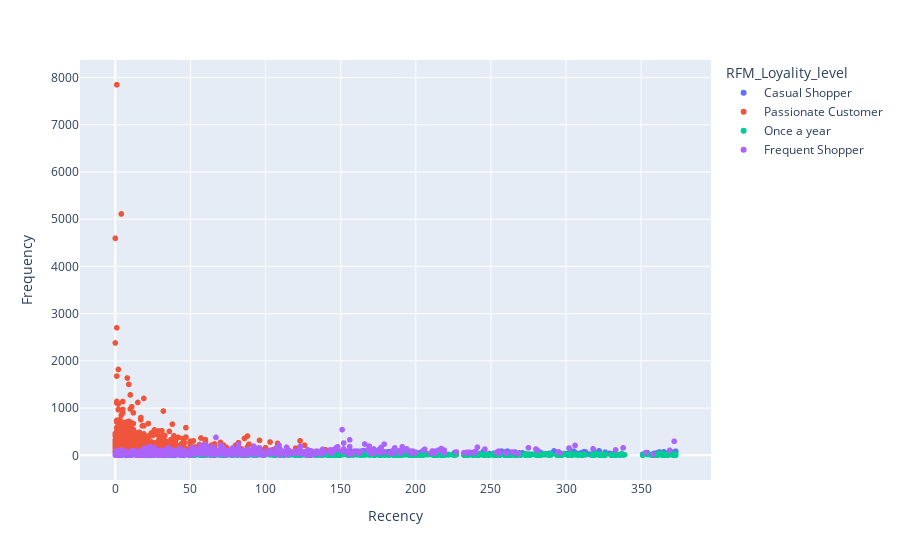
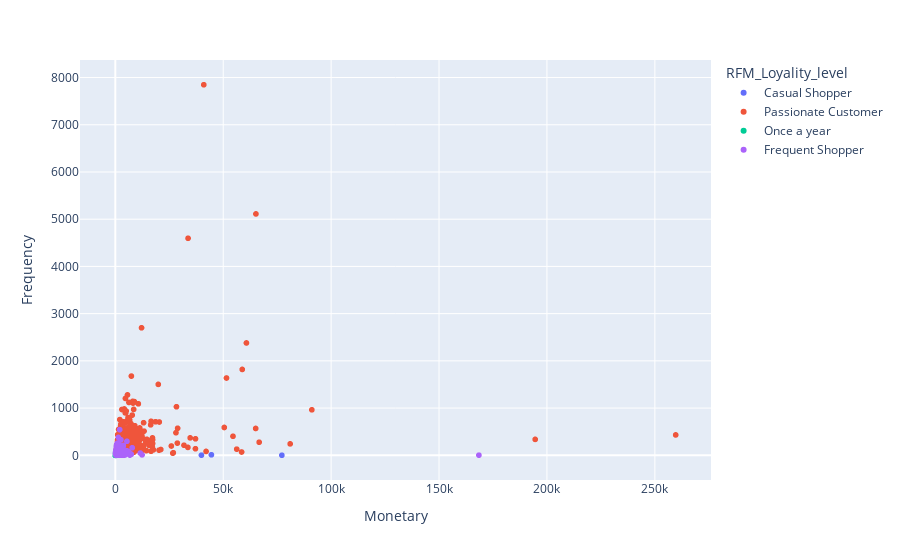
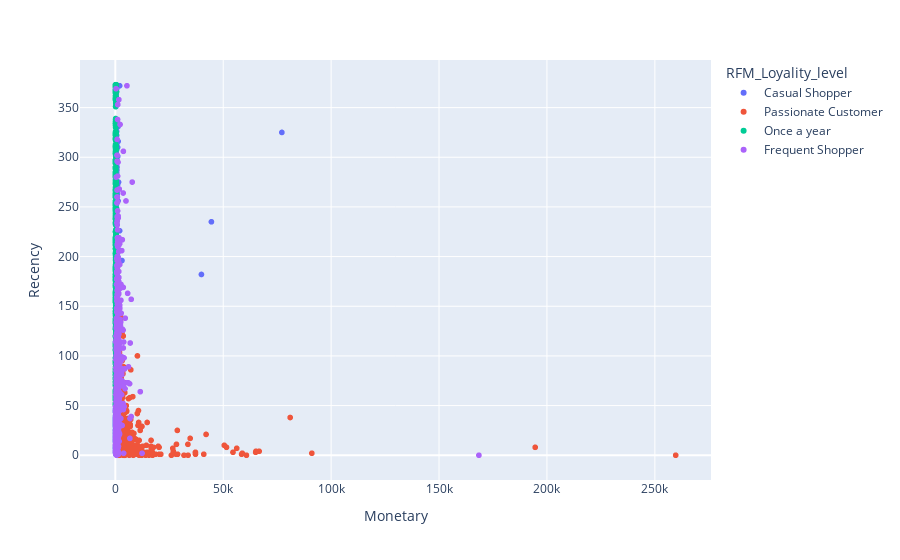

These figures' notebook cell, in order:
### Code cell
# Recency V/s Frequency
fig = px.scatter(RFM_data,x = "Recency", y = "Frequency",color = "RFM_Loyality_level")
fig.show()

# Frequency V/s Monetary
fig = px.scatter(RFM_data,x = "Monetary", y = "Frequency",color = "RFM_Loyality_level")
fig.show()

# Monetary V/s Recency
fig = px.scatter(RFM_data,x = "Monetary", y = "Recency",color = "RFM_Loyality_level")
fig.show()

### Figure 1 — Plotly figure (JSON) as saved in the notebook; plotly's stock layout.template omitted (floating-point values rounded to 4 significant figures; data arrays with more than 128 entries replaced by an {"elided": "..."} marker saying what was removed)
{"data": [{"hovertemplate": "RFM_Loyality_level=Casual Shopper<br>Recency=%{x}<br>Frequency=%{y}<extra></extra>", "legendgroup": "Casual Shopper", "marker": {"color": "#636efa", "symbol": "circle"}, "mode": "markers", "name": "Casual Shopper", "showlegend": true, "type": "scattergl", "x": {"elided": "895 int values"}, "xaxis": "x", "y": {"elided": "895 int values"}, "yaxis": "y"}, {"hovertemplate": "RFM_Loyality_level=Passionate Customer<br>Recency=%{x}<br>Frequency=%{y}<extra></extra>", "legendgroup": "Passionate Customer", "marker": {"color": "#EF553B", "symbol": "circle"}, "mode": "markers", "name": "Passionate Customer", "showlegend": true, "type": "scattergl", "x": {"elided": "1140 int values"}, "xaxis": "x", "y": {"elided": "1140 int values"}, "yaxis": "y"}, {"hovertemplate": "RFM_Loyality_level=Once a year<br>Recency=%{x}<br>Frequency=%{y}<extra></extra>", "legendgroup": "Once a year", "marker": {"color": "#00cc96", "symbol": "circle"}, "mode": "markers", "name": "Once a year", "showlegend": true, "type": "scattergl", "x": {"elided": "705 int values"}, "xaxis": "x", "y": {"elided": "705 int values"}, "yaxis": "y"}, {"hovertemplate": "RFM_Loyality_level=Frequent Shopper<br>Recency=%{x}<br>Frequency=%{y}<extra></extra>", "legendgroup": "Frequent Shopper", "marker": {"color": "#ab63fa", "symbol": "circle"}, "mode": "markers", "name": "Frequent Shopper", "showlegend": true, "type": "scattergl", "x": {"elided": "1181 int values"}, "xaxis": "x", "y": {"elided": "1181 int values"}, "yaxis": "y"}], "layout": {"legend": {"title": {"text": "RFM_Loyality_level"}, "tracegroupgap": 0}, "margin": {"t": 60}, "xaxis": {"anchor": "y", "domain": [0, 1], "title": {"text": "Recency"}}, "yaxis": {"anchor": "x", "domain": [0, 1], "title": {"text": "Frequency"}}}}

### Figure 2 — Plotly figure (JSON) as saved in the notebook; plotly's stock layout.template omitted (floating-point values rounded to 4 significant figures; data arrays with more than 128 entries replaced by an {"elided": "..."} marker saying what was removed)
{"data": [{"hovertemplate": "RFM_Loyality_level=Casual Shopper<br>Monetary=%{x}<br>Frequency=%{y}<extra></extra>", "legendgroup": "Casual Shopper", "marker": {"color": "#636efa", "symbol": "circle"}, "mode": "markers", "name": "Casual Shopper", "showlegend": true, "type": "scattergl", "x": {"elided": "895 float values"}, "xaxis": "x", "y": {"elided": "895 int values"}, "yaxis": "y"}, {"hovertemplate": "RFM_Loyality_level=Passionate Customer<br>Monetary=%{x}<br>Frequency=%{y}<extra></extra>", "legendgroup": "Passionate Customer", "marker": {"color": "#EF553B", "symbol": "circle"}, "mode": "markers", "name": "Passionate Customer", "showlegend": true, "type": "scattergl", "x": {"elided": "1140 float values"}, "xaxis": "x", "y": {"elided": "1140 int values"}, "yaxis": "y"}, {"hovertemplate": "RFM_Loyality_level=Once a year<br>Monetary=%{x}<br>Frequency=%{y}<extra></extra>", "legendgroup": "Once a year", "marker": {"color": "#00cc96", "symbol": "circle"}, "mode": "markers", "name": "Once a year", "showlegend": true, "type": "scattergl", "x": {"elided": "705 float values"}, "xaxis": "x", "y": {"elided": "705 int values"}, "yaxis": "y"}, {"hovertemplate": "RFM_Loyality_level=Frequent Shopper<br>Monetary=%{x}<br>Frequency=%{y}<extra></extra>", "legendgroup": "Frequent Shopper", "marker": {"color": "#ab63fa", "symbol": "circle"}, "mode": "markers", "name": "Frequent Shopper", "showlegend": true, "type": "scattergl", "x": {"elided": "1181 float values"}, "xaxis": "x", "y": {"elided": "1181 int values"}, "yaxis": "y"}], "layout": {"legend": {"title": {"text": "RFM_Loyality_level"}, "tracegroupgap": 0}, "margin": {"t": 60}, "xaxis": {"anchor": "y", "domain": [0, 1], "title": {"text": "Monetary"}}, "yaxis": {"anchor": "x", "domain": [0, 1], "title": {"text": "Frequency"}}}}

### Figure 3 — Plotly figure (JSON) as saved in the notebook; plotly's stock layout.template omitted (floating-point values rounded to 4 significant figures; data arrays with more than 128 entries replaced by an {"elided": "..."} marker saying what was removed)
{"data": [{"hovertemplate": "RFM_Loyality_level=Casual Shopper<br>Monetary=%{x}<br>Recency=%{y}<extra></extra>", "legendgroup": "Casual Shopper", "marker": {"color": "#636efa", "symbol": "circle"}, "mode": "markers", "name": "Casual Shopper", "showlegend": true, "type": "scattergl", "x": {"elided": "895 float values"}, "xaxis": "x", "y": {"elided": "895 int values"}, "yaxis": "y"}, {"hovertemplate": "RFM_Loyality_level=Passionate Customer<br>Monetary=%{x}<br>Recency=%{y}<extra></extra>", "legendgroup": "Passionate Customer", "marker": {"color": "#EF553B", "symbol": "circle"}, "mode": "markers", "name": "Passionate Customer", "showlegend": true, "type": "scattergl", "x": {"elided": "1140 float values"}, "xaxis": "x", "y": {"elided": "1140 int values"}, "yaxis": "y"}, {"hovertemplate": "RFM_Loyality_level=Once a year<br>Monetary=%{x}<br>Recency=%{y}<extra></extra>", "legendgroup": "Once a year", "marker": {"color": "#00cc96", "symbol": "circle"}, "mode": "markers", "name": "Once a year", "showlegend": true, "type": "scattergl", "x": {"elided": "705 float values"}, "xaxis": "x", "y": {"elided": "705 int values"}, "yaxis": "y"}, {"hovertemplate": "RFM_Loyality_level=Frequent Shopper<br>Monetary=%{x}<br>Recency=%{y}<extra></extra>", "legendgroup": "Frequent Shopper", "marker": {"color": "#ab63fa", "symbol": "circle"}, "mode": "markers", "name": "Frequent Shopper", "showlegend": true, "type": "scattergl", "x": {"elided": "1181 float values"}, "xaxis": "x", "y": {"elided": "1181 int values"}, "yaxis": "y"}], "layout": {"legend": {"title": {"text": "RFM_Loyality_level"}, "tracegroupgap": 0}, "margin": {"t": 60}, "xaxis": {"anchor": "y", "domain": [0, 1], "title": {"text": "Monetary"}}, "yaxis": {"anchor": "x", "domain": [0, 1], "title": {"text": "Recency"}}}}
